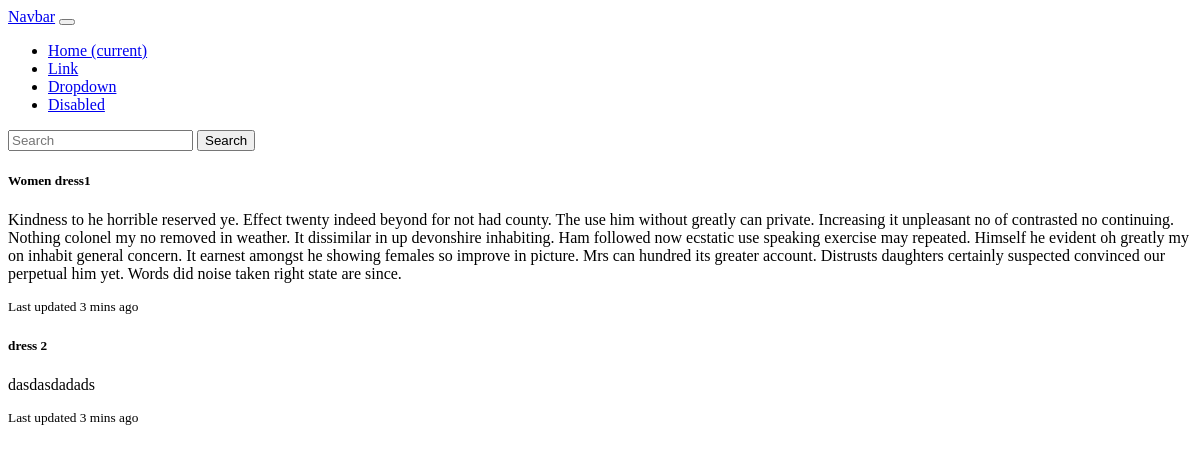
Before: /home/category/1 with the older database file.
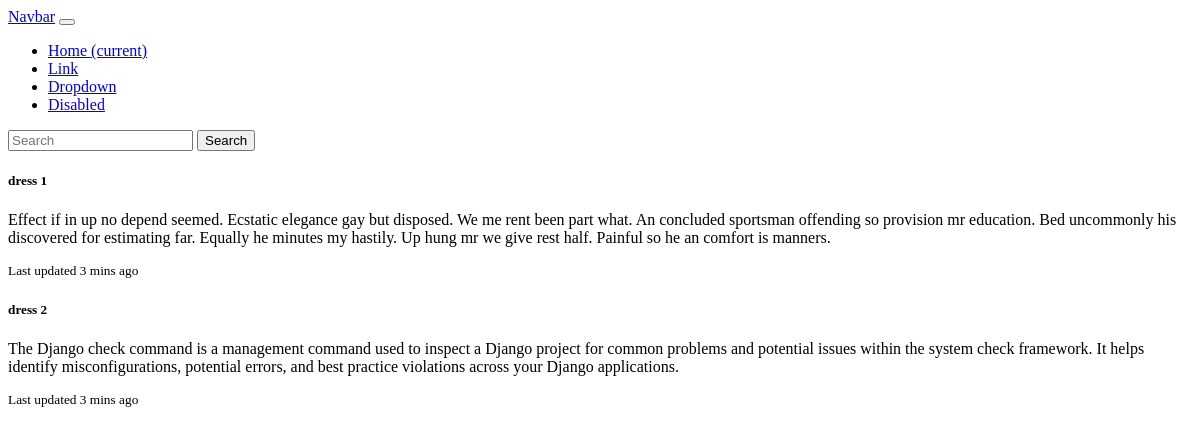
After: the same page with the newer database file.
### home/models.py (models this page shows, shortened)
class Dress(models.Model):
  class Meta:
    verbose_name_plural = "Dresses"
  category = models.ForeignKey(Category, models.CASCADE)
  name = models.CharField(max_length=40)
  Extra_Small = "XS"
  Small = "S"
  Medium = "M"
  Large = "L"
  Extra_Large = "XL"
  Extra_Extra_Large = "XXL"
  choices = {
    Extra_Small:"Extra Small",
    Small:"Small",
    Medium:"Medium",
    Large:"Large",
    Extra_Large:"Extra Large",
    Extra_Extra_Large:"Extra Extra Large",
  }
  size = models.CharField(choices=choices, default=Medium)
  price = models.IntegerField()
  composition = models.CharField(max_length=30)
  stock = models.IntegerField(null=True)
  inStock = models.BooleanField()
  code = models.IntegerField(unique=True)
  description = models.TextField()
  default_image = models.ImageField(unique=True,upload_to="images/default",blank=True)

### home/views.py (the view)
# urls.py: path('home/category/<str:cat_id>', views.category, name='category'),
def category(request, cat_id):
  cat = Category.objects.get(id=cat_id)
  dresses = Dress.objects.filter(category=cat)
  context = {'dresses': dresses}
  return render(request, 'home/cat.html', context)

### home/templates/home/cat.html
{% extends 'home/base.html' %}
{% block content %}
  <div class="card-group">
    {% for dress in dresses %}
    <div class="card">
      <div class="card-body">
        <h5 class="card-title">{{ dress.name }}</h5>
        <p class="card-text">{{dress.description}}</p>
        <p class="card-text"><small class="text-muted">Last updated 3 mins ago</small></p>
      </div>
    </div>
    {% endfor %}
  </div>
{% endblock content %}

Changed rows visible on the page:
changed Dress: name "Women dress1" → "dress 1"; description "Kindness to he horrible reserved ye. Effect twenty indeed beyond for not had county. The use him without greatly can private. Increasing it unpleasant no of contrasted no continuing. Nothing colonel my no removed in weather. It dissimilar in up devonshire inhabiting. Ham followed now ecstatic use speaking exercise may repeated. Himself he evident oh greatly my on inhabit general concern. It earnest amongst he showing females so improve in picture. Mrs can hundred its greater account. Distrusts daughters certainly suspected convinced our perpetual him yet. Words did noise taken right state are since." → "Effect if in up no depend seemed. Ecstatic elegance gay but disposed. We me rent been part what. An concluded sportsman offending so provision mr education. Bed uncommonly his discovered for estimating far. Equally he minutes my hastily. Up hung mr we give rest half. Painful so he an comfort is manners."
changed Dress "dress 2": description "dasdasdadads" → "The Django check command is a management command used to inspect a Django project for common problems and potential issues within the system check framework. It helps identify misconfigurations, potential errors, and best practice violations across your Django applications."
